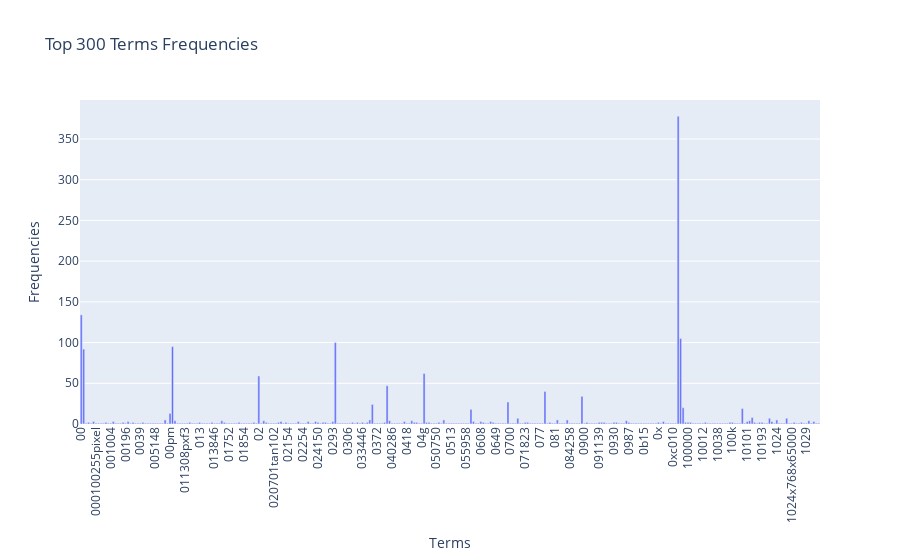

The notebook cell this image was saved under:
### Markdown cell above
### >>> **Exercise 12 (take home):**
If you want a nicer interactive visualization here, I would encourage you try to install and use plotly to achieve this.

### Code cell
# Answer here
import plotly.express as px
import pandas as pd

# 準備數據
terms = count_vect.get_feature_names_out()[:300]  # 獲取前300個詞彙
frequencies = term_frequencies[:300]  # 獲取前300個詞的頻率

# 將數據放入 DataFrame
df = pd.DataFrame({
    'Terms': terms,
    'Frequencies': frequencies
})

# 使用 Plotly Express 繪製條形圖
fig = px.bar(df, x='Terms', y='Frequencies', 
             title='Top 300 Terms Frequencies',
             labels={'Terms': 'Terms', 'Frequencies': 'Frequencies'})

# 設置 x 軸標籤旋轉
fig.update_layout(xaxis_tickangle=-90)

# 顯示圖形
fig.show()

### Figure 1 — Plotly figure (JSON) as saved in the notebook; plotly's stock layout.template omitted (floating-point values rounded to 4 significant figures; data arrays with more than 128 entries replaced by an {"elided": "..."} marker saying what was removed)
{"data": [{"alignmentgroup": "True", "hovertemplate": "Terms=%{x}<br>Frequencies=%{y}<extra></extra>", "legendgroup": "", "marker": {"color": "#636efa", "pattern": {"shape": ""}}, "name": "", "offsetgroup": "", "orientation": "v", "showlegend": false, "textposition": "auto", "type": "bar", "x": {"elided": "300 str values"}, "xaxis": "x", "y": {"elided": "300 int values"}, "yaxis": "y"}], "layout": {"autosize": true, "barmode": "relative", "legend": {"tracegroupgap": 0}, "title": {"text": "Top 300 Terms Frequencies"}, "xaxis": {"anchor": "y", "autorange": true, "domain": [0, 1], "range": [-0.5, 299.5], "tickangle": -90, "title": {"text": "Terms"}, "type": "category"}, "yaxis": {"anchor": "x", "autorange": true, "domain": [0, 1], "range": [0, 397.9], "title": {"text": "Frequencies"}, "type": "linear"}}}
